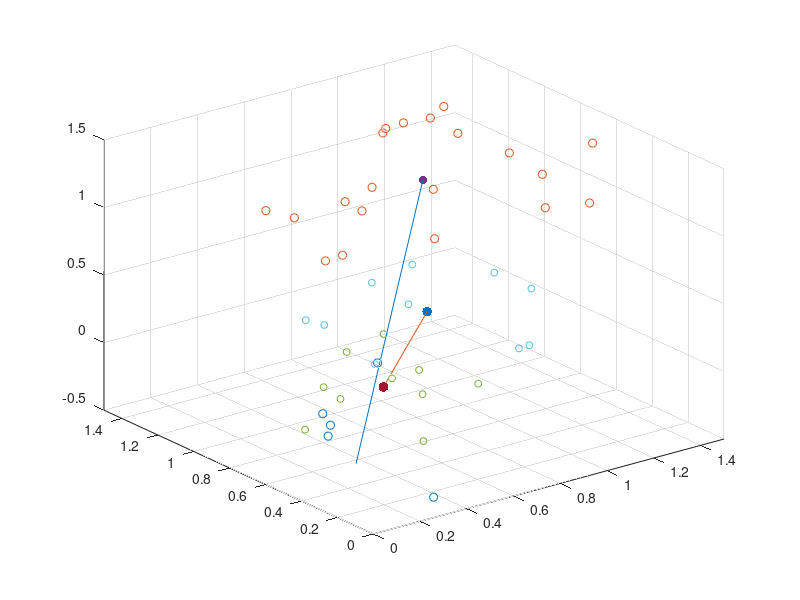
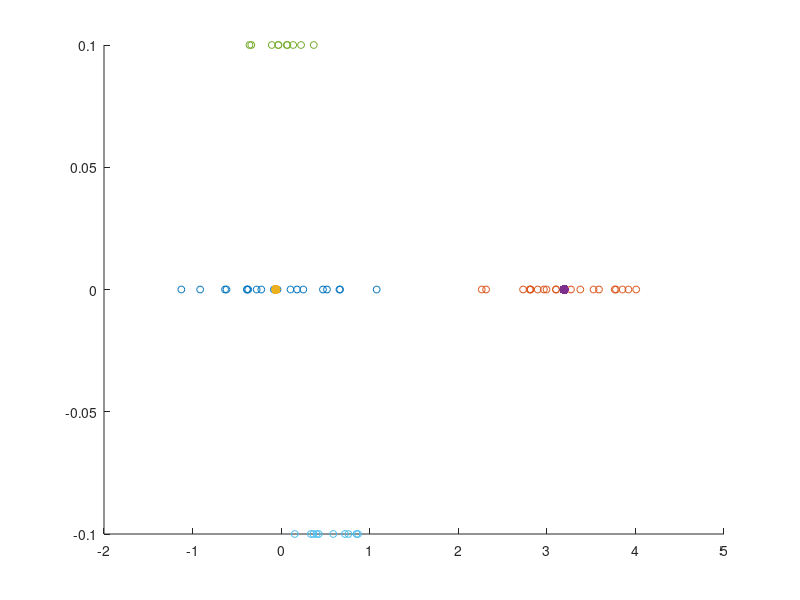

Recreate these plots in MATLAB, in order. (Note: this script raises an error after producing the figures.)
%%
clc
clear

size1 = 20;
size2 = 20;
x1 = rand(3,size1) - 0.5;
x2 = rand(3,size2) + 0.5;
x1av = [sum(x1(1,:)) sum(x1(2,:)) sum(x1(3,:))] / size1;
x2av = [sum(x2(1,:)) sum(x2(2,:)) sum(x2(3,:))] / size2;

scatter3(x1(1,:), x1(2,:), x1(3,:))
hold on;
scatter3(x2(1,:), x2(2,:), x2(3,:))

scatter3(x1av(1), x1av(2), x1av(3),'blue','filled')
scatter3(x2av(1), x2av(2), x2av(3),'red','filled')
plot3([x1av(1) x2av(1)], [x1av(2) x2av(2)], [x1av(3) x2av(3)])

%% stuff
diff = x2av - x1av;

proj1 = diff*x1;
proj2 = diff*x2;

proj1av = sum(proj1)/size1;
proj2av = sum(proj2)/size2;

figure(2);

z1 = zeros(1,size1);
z2 = zeros(1,size2);

hold on
scatter(proj1, z1, 25);
scatter(proj2, z2, 25);
scatter(proj1av, 0, 50, 'blue', 'filled')
scatter(proj2av, 0, 50, 'red', 'filled')

%% scatter matrix

scatmatwithin = zeros(3,3);

for i = 1:size1
	scatmatwithin = scatmatwithin + (x1(:,i)-x1av)*transpose(x1(:,i)-x1av);
end

for i = 1:size2
	scatmatwithin = scatmatwithin + (x2(:,i)-x1av)*transpose(x2(:,i)-x1av);
end

av = (x1av + x2av) / 2
scatmatbetween = size1*(x1av-av)*transpose(x1av-av);
scatmatbetween = scatmatbetween + size2*(x2av-av)*transpose(x2av-av);


%% asdfasdfasdfasdfasdfasfasdfasdfasd
clc
clear

x1 = rand(1,10);
x2 = rand(1,10)+.5;
y1 = rand(1,10);
y2 = rand(1,10)+.5;
%% a
x1av = sum(x1)/10;
y1av = sum(y1)/10;
x2av = sum(x2)/10;
y2av = sum(y2)/10;

figure(1)
scatter(x1,y1,25);
hold on;
scatter(x2,y2,25,'red');
scatter(x1av,y1av,50,'blue','filled');
scatter(x2av,y2av,50,'red','filled');
plot([x1av x2av], [y1av y2av])

ylim([0 1.5])
xlim([0 1.5])

diff = [x2av-x1av y2av-y1av]
%% a
out1 = (x1-x1av)*diff(1)+(y1-y1av)*diff(2);
out2 = (x2-x1av)*diff(1)+(y2-y1av)*diff(2);
out1av = sum(out1)/10;
out2av = sum(out2)/10;
out1avtrue=x1av+y1av*diff(2)/diff(1);
out2avtrue=x2av+y2av*diff(2)/diff(1);
z = zeros(1,10);

figure(2)
hold on;
scatter(out1,z+.1,25);
scatter(out2,z-.1,25,'red');
scatter(out1av,z+.1,50,'blue','filled');
scatter(out2av,z-.1,50,'red','filled');
ylim([-2 2])
hold off;

%% a

out1 = (x1)*diff(1)+(y1)*diff(2);
out2 = (x2)*diff(1)+(y2)*diff(2);
out1av = sum(out1)/10;
out2av = sum(out2)/10;
out1avtrue=x1av+y1av*diff(2)/diff(1);
out2avtrue=x2av+y2av*diff(2)/diff(1);
z = zeros(1,10);

figure(3)
hold on;
scatter(out1,z+.1,25,1:10);
scatter(out2,z-.1,25,'red');
scatter(out1av,z+.1,50,'blue','filled');
scatter(out2av,z-.1,50,'red','filled');
ylim([-2 2])
hold off